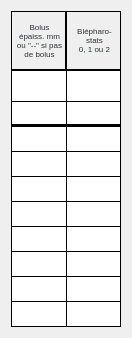
   <widget class="QWidget" name="formLayoutWidget">
    <property name="geometry">
     <rect>
      <x>769</x>
      <y>310</y>
      <width>121</width>
      <height>321</height>
     </rect>
    </property>
    <layout class="QFormLayout" name="formLayout">
     <property name="horizontalSpacing">
      <number>0</number>
     </property>
     <property name="verticalSpacing">
      <number>0</number>
     </property>
     <item row="0" column="0">
      <widget class="QLabel" name="label_84">
       <property name="minimumSize">
        <size>
         <width>55</width>
         <height>59</height>
        </size>
       </property>
       <property name="maximumSize">
        <size>
         <width>55</width>
         <height>59</height>
        </size>
       </property>
       <property name="font">
        <font>
         <pointsize>6</pointsize>
        </font>
       </property>
       <property name="styleSheet">
        <string notr="true">border-color: black;
border-width: 1px;
border-style: solid;
color: rgb(46, 52, 54);

</string>
       </property>
       <property name="text">
        <string>&lt;html&gt;&lt;head/&gt;&lt;body&gt;&lt;p align=&quot;center&quot;&gt;Bolus &lt;br/&gt;épaiss. mm&lt;br/&gt;ou &amp;quot;--&amp;quot; si pas &lt;br/&gt;de bolus&lt;/p&gt;&lt;/body&gt;&lt;/html&gt;</string>
       </property>
      </widget>
     </item>
     <item row="0" column="1">
      <widget class="QLabel" name="label_85">
       <property name="minimumSize">
        <size>
         <width>55</width>
         <height>59</height>
        </size>
       </property>
       <property name="maximumSize">
        <size>
         <width>55</width>
         <height>59</height>
        </size>
       </property>
       <property name="font">
        <font>
         <pointsize>6</pointsize>
        </font>
       </property>
       <property name="styleSheet">
        <string notr="true">border-color: black;
border-width: 1px;
border-style: solid;
color: rgb(46, 52, 54);

</string>
       </property>
       <property name="text">
        <string>&lt;html&gt;&lt;head/&gt;&lt;body&gt;&lt;p align=&quot;center&quot;&gt;Blépharo-&lt;br&gt;stats&lt;br/&gt;0, 1 ou 2&lt;/p&gt;&lt;/body&gt;&lt;/html&gt;</string>
       </property>
      </widget>
     </item>
     <item row="1" column="0">
      <widget class="QLineEdit" name="lineEdit_92">
       <property name="minimumSize">
        <size>
         <width>55</width>
         <height>32</height>
        </size>
       </property>
       <property name="maximumSize">
        <size>
         <width>55</width>
         <height>32</height>
        </size>
       </property>
       <property name="font">
        <font>
         <pointsize>7</pointsize>
        </font>
       </property>
       <property name="styleSheet">
        <string notr="true">border-color: black;
border-width: 1px;
border-style: solid;
border-right-style: none;

</string>
       </property>
       <property name="alignment">
        <set>Qt::AlignCenter</set>
       </property>
      </widget>
     </item>
     <item row="1" column="1">
      <widget class="QLineEdit" name="lineEdit_93">
       <property name="minimumSize">
        <size>
         <width>55</width>
         <height>32</height>
        </size>
       </property>
       <property name="maximumSize">
        <size>
         <width>55</width>
         <height>32</height>
        </size>
       </property>
       <property name="font">
        <font>
         <pointsize>7</pointsize>
        </font>
       </property>
       <property name="styleSheet">
        <string notr="true">border-color: black;
border-width: 1px;
border-style: solid;

</string>
       </property>
       <property name="alignment">
        <set>Qt::AlignCenter</set>
       </property>
      </widget>
     </item>
     <item row="2" column="0">
      <widget class="QLineEdit" name="lineEdit_94">
       <property name="minimumSize">
        <size>
         <width>55</width>
         <height>25</height>
        </size>
       </property>
       <property name="maximumSize">
        <size>
         <width>55</width>
         <height>25</height>
        </size>
       </property>
       <property name="font">
        <font>
         <pointsize>7</pointsize>
        </font>
       </property>
       <property name="styleSheet">
        <string notr="true">border-color: black;
border-width: 1px;
border-style: solid;
border-bottom-width: 3px;
border-top-style: none;
border-right-style: none;


</string>
       </property>
       <property name="alignment">
        <set>Qt::AlignCenter</set>
       </property>
      </widget>
     </item>
     <item row="2" column="1">
      <widget class="QLineEdit" name="lineEdit_95">
       <property name="minimumSize">
        <size>
         <width>55</width>
         <height>25</height>
        </size>
       </property>
       <property name="maximumSize">
        <size>
         <width>55</width>
         <height>25</height>
        </size>
       </property>
       <property name="font">
        <font>
         <pointsize>7</pointsize>
        </font>
       </property>
       <property name="styleSheet">
        <string notr="true">border-color: black;
border-width: 1px;
border-style: solid;
border-bottom-width: 3px;
border-top-style: none;
</string>
       </property>
       <property name="alignment">
        <set>Qt::AlignCenter</set>
       </property>
      </widget>
     </item>
     <item row="3" column="0">
      <widget class="QLineEdit" name="lineEdit_183">
       <property name="minimumSize">
        <size>
         <width>55</width>
         <height>25</height>
        </size>
       </property>
       <property name="maximumSize">
        <size>
         <width>55</width>
         <height>25</height>
        </size>
       </property>
       <property name="font">
        <font>
         <pointsize>7</pointsize>
        </font>
       </property>
       <property name="styleSheet">
        <string notr="true">border-color: black;
border-width: 1px;
border-style: solid;
border-right-style: none;
border-top-style: none;
</string>
       </property>
       <property name="alignment">
        <set>Qt::AlignCenter</set>
       </property>
      </widget>
     </item>
     <item row="3" column="1">
      <widget class="QLineEdit" name="lineEdit_184">
       <property name="minimumSize">
        <size>
         <width>55</width>
         <height>25</height>
        </size>
       </property>
       <property name="maximumSize">
        <size>
         <width>55</width>
         <height>25</height>
        </size>
       </property>
       <property name="font">
        <font>
         <pointsize>7</pointsize>
        </font>
       </property>
       <property name="styleSheet">
        <string notr="true">border-color: black;
border-width: 1px;
border-style: solid;
border-top-style: none;
</string>
       </property>
       <property name="alignment">
        <set>Qt::AlignCenter</set>
       </property>
      </widget>
     </item>
     <item row="4" column="0">
      <widget class="QLineEdit" name="lineEdit_160">
       <property name="minimumSize">
        <size>
         <width>55</width>
         <height>25</height>
        </size>
       </property>
       <property name="maximumSize">
        <size>
         <width>55</width>
         <height>25</height>
        </size>
       </property>
       <property name="font">
        <font>
         <pointsize>7</pointsize>
        </font>
       </property>
       <property name="styleSheet">
        <string notr="true">border-color: black;
border-width: 1px;
border-style: solid;
border-right-style: none;
border-top-style: none;
</string>
       </property>
       <property name="alignment">
        <set>Qt::AlignCenter</set>
       </property>
      </widget>
     </item>
     <item row="4" column="1">
      <widget class="QLineEdit" name="lineEdit_185">
       <property name="minimumSize">
        <size>
         <width>55</width>
         <height>25</height>
        </size>
       </property>
       <property name="maximumSize">
        <size>
         <width>55</width>
         <height>25</height>
        </size>
       </property>
       <property name="font">
        <font>
         <pointsize>7</pointsize>
        </font>
       </property>
       <property name="styleSheet">
        <string notr="true">border-color: black;
border-width: 1px;
border-style: solid;
border-top-style: none;
</string>
       </property>
       <property name="alignment">
        <set>Qt::AlignCenter</set>
       </property>
      </widget>
     </item>
     <item row="5" column="0">
      <widget class="QLineEdit" name="lineEdit_186">
       <property name="minimumSize">
        <size>
         <width>55</width>
         <height>25</height>
        </size>
       </property>
       <property name="maximumSize">
        <size>
         <width>55</width>
         <height>25</height>
        </size>
       </property>
       <property name="font">
        <font>
         <pointsize>7</pointsize>
        </font>
       </property>
       <property name="styleSheet">
        <string notr="true">border-color: black;
border-width: 1px;
border-style: solid;
border-right-style: none;
border-top-style: none;
</string>
       </property>
       <property name="alignment">
        <set>Qt::AlignCenter</set>
       </property>
      </widget>
     </item>
     <item row="5" column="1">
      <widget class="QLineEdit" name="lineEdit_187">
       <property name="minimumSize">
        <size>
         <width>55</width>
         <height>25</height>
        </size>
       </property>
       <property name="maximumSize">
        <size>
         <width>55</width>
         <height>25</height>
        </size>
       </property>
       <property name="font">
        <font>
         <pointsize>7</pointsize>
        </font>
       </property>
       <property name="styleSheet">
        <string notr="true">border-color: black;
border-width: 1px;
border-style: solid;
border-top-style: none;</string>
       </property>
       <property name="alignment">
        <set>Qt::AlignCenter</set>
       </property>
      </widget>
     </item>
     <item row="6" column="0">
      <widget class="QLineEdit" name="lineEdit_188">
       <property name="minimumSize">
        <size>
         <width>55</width>
         <height>25</height>
        </size>
       </property>
       <property name="maximumSize">
        <size>
         <width>55</width>
         <height>25</height>
        </size>
       </property>
       <property name="font">
        <font>
         <pointsize>7</pointsize>
        </font>
       </property>
       <property name="styleSheet">
        <string notr="true">border-color: black;
border-width: 1px;
border-style: solid;
border-right-style: none;
border-top-style: none;
</string>
       </property>
       <property name="alignment">
        <set>Qt::AlignCenter</set>
       </property>
      </widget>
     </item>
     <item row="6" column="1">
      <widget class="QLineEdit" name="lineEdit_189">
       <property name="minimumSize">
        <size>
         <width>55</width>
         <height>25</height>
        </size>
       </property>
       <property name="maximumSize">
        <size>
         <width>55</width>
         <height>25</height>
        </size>
       </property>
       <property name="font">
        <font>
         <pointsize>7</pointsize>
        </font>
       </property>
       <property name="styleSheet">
        <string notr="true">border-color: black;
border-width: 1px;
border-style: solid;
border-top-style: none;
</string>
       </property>
       <property name="alignment">
        <set>Qt::AlignCenter</set>
       </property>
      </widget>
     </item>
     <item row="7" column="0">
      <widget class="QLineEdit" name="lineEdit_190">
       <property name="minimumSize">
        <size>
         <width>55</width>
         <height>25</height>
        </size>
       </property>
       <property name="maximumSize">
        <size>
         <width>55</width>
         <height>25</height>
        </size>
       </property>
       <property name="font">
        <font>
         <pointsize>7</pointsize>
        </font>
       </property>
       <property name="styleSheet">
        <string notr="true">border-color: black;
border-width: 1px;
border-style: solid;
border-right-style: none;
border-top-style: none;
</string>
       </property>
       <property name="alignment">
        <set>Qt::AlignCenter</set>
       </property>
      </widget>
     </item>
     <item row="7" column="1">
      <widget class="QLineEdit" name="lineEdit_191">
       <property name="minimumSize">
        <size>
         <width>55</width>
         <height>25</height>
        </size>
       </property>
       <property name="maximumSize">
        <size>
         <width>55</width>
         <height>25</height>
        </size>
       </property>
       <property name="font">
        <font>
         <pointsize>7</pointsize>
        </font>
       </property>
       <property name="styleSheet">
        <string notr="true">border-color: black;
border-width: 1px;
border-style: solid;
border-top-style: none;</string>
       </property>
       <property name="alignment">
        <set>Qt::AlignCenter</set>
       </property>
      </widget>
     </item>
     <item row="8" column="0">
      <widget class="QLineEdit" name="lineEdit_192">
       <property name="minimumSize">
        <size>
         <width>55</width>
         <height>25</height>
        </size>
       </property>
       <property name="maximumSize">
        <size>
         <width>55</width>
         <height>25</height>
        </size>
       </property>
       <property name="font">
        <font>
         <pointsize>7</pointsize>
        </font>
       </property>
       <property name="styleSheet">
        <string notr="true">border-color: black;
border-width: 1px;
border-style: solid;
border-right-style: none;
border-top-style: none;
</string>
       </property>
       <property name="alignment">
        <set>Qt::AlignCenter</set>
       </property>
      </widget>
     </item>
     <item row="8" column="1">
      <widget class="QLineEdit" name="lineEdit_193">
       <property name="minimumSize">
        <size>
         <width>55</width>
         <height>25</height>
        </size>
       </property>
       <property name="maximumSize">
        <size>
         <width>55</width>
         <height>25</height>
        </size>
       </property>
       <property name="font">
        <font>
         <pointsize>7</pointsize>
        </font>
       </property>
       <property name="styleSheet">
        <string notr="true">border-color: black;
border-width: 1px;
border-style: solid;
border-top-style: none;</string>
       </property>
       <property name="alignment">
        <set>Qt::AlignCenter</set>
       </property>
      </widget>
     </item>
     <item row="9" column="0">
      <widget class="QLineEdit" name="lineEdit_194">
       <property name="minimumSize">
        <size>
         <width>55</width>
         <height>25</height>
        </size>
       </property>
       <property name="maximumSize">
        <size>
         <width>55</width>
         <height>25</height>
        </size>
       </property>
       <property name="font">
        <font>
         <pointsize>7</pointsize>
        </font>
       </property>
       <property name="styleSheet">
        <string notr="true">border-color: black;
border-width: 1px;
border-style: solid;
border-right-style: none;
border-top-style: none;
</string>
       </property>
       <property name="alignment">
        <set>Qt::AlignCenter</set>
       </property>
      </widget>
     </item>
     <item row="9" column="1">
      <widget class="QLineEdit" name="lineEdit_195">
       <property name="minimumSize">
        <size>
         <width>55</width>
         <height>25</height>
        </size>
       </property>
       <property name="maximumSize">
        <size>
         <width>55</width>
         <height>25</height>
        </size>
       </property>
       <property name="font">
        <font>
         <pointsize>7</pointsize>
        </font>
       </property>
       <property name="styleSheet">
        <string notr="true">border-color: black;
border-width: 1px;
border-style: solid;
border-top-style: none;</string>
       </property>
       <property name="alignment">
        <set>Qt::AlignCenter</set>
       </property>
      </widget>
     </item>
     <item row="10" column="0">
      <widget class="QLineEdit" name="lineEdit_196">
       <property name="minimumSize">
        <size>
         <width>55</width>
         <height>25</height>
        </size>
       </property>
       <property name="maximumSize">
        <size>
         <width>55</width>
         <height>25</height>
        </size>
       </property>
       <property name="font">
        <font>
         <pointsize>7</pointsize>
        </font>
       </property>
       <property name="styleSheet">
        <string notr="true">border-color: black;
border-width: 1px;
border-style: solid;
border-right-style: none;
border-top-style: none;
</string>
       </property>
       <property name="alignment">
        <set>Qt::AlignCenter</set>
       </property>
      </widget>
     </item>
     <item row="10" column="1">
      <widget class="QLineEdit" name="lineEdit_197">
       <property name="minimumSize">
        <size>
         <width>55</width>
         <height>25</height>
        </size>
       </property>
       <property name="maximumSize">
        <size>
         <width>55</width>
         <height>25</height>
        </size>
       </property>
       <property name="font">
        <font>
         <pointsize>7</pointsize>
        </font>
       </property>
       <property name="styleSheet">
        <string notr="true">border-color: black;
border-width: 1px;
border-style: solid;
border-top-style: none;</string>
       </property>
       <property name="alignment">
        <set>Qt::AlignCenter</set>
       </property>
      </widget>
     </item>
    </layout>
   </widget>
